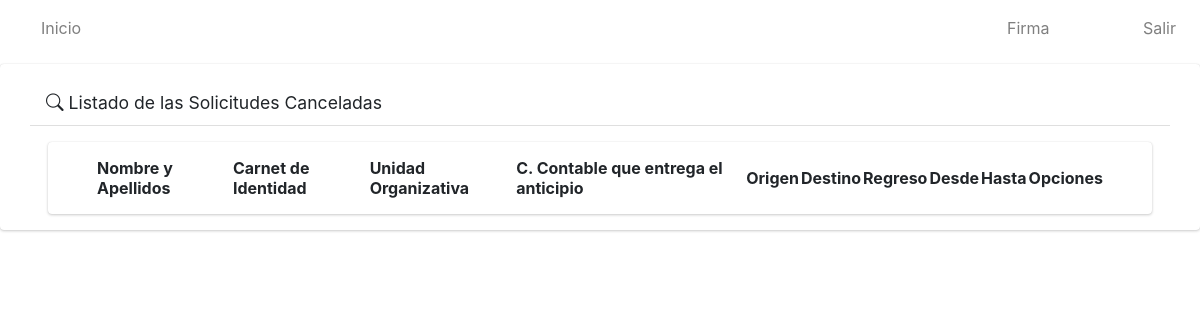
The page /solicitudes_canceladas/ on the database as committed earlier.
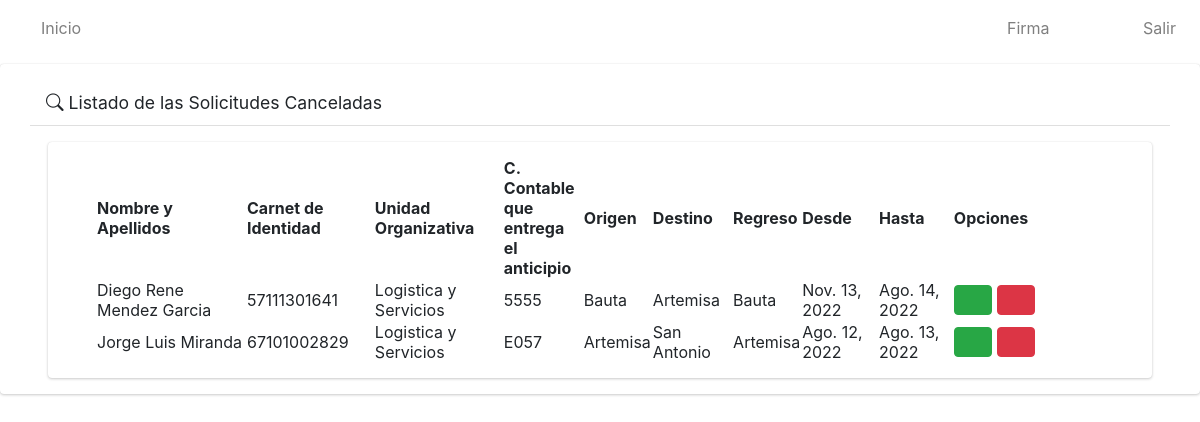
The same page on the database as committed later.
### app/models.py (models this page shows, shortened)
class Solicitud(models.Model):
    numero=models.IntegerField()
    solicitante=models.ForeignKey(User, on_delete=models.CASCADE)
    trabajador=models.ForeignKey(Trabajador, on_delete=models.CASCADE)
    unidad_organizativa=models.ForeignKey(Unidad_Organizativa, on_delete=models.CASCADE)
    c_contable=models.CharField(max_length=4)
    provincia=models.ForeignKey(Provincia, on_delete=models.CASCADE)
    origen=models.ForeignKey(Municipio, on_delete=models.CASCADE, related_name='municipio_origen')
    destino=models.ForeignKey(Municipio, on_delete=models.CASCADE, related_name='municipio_destino')
    regreso=models.ForeignKey(Municipio, on_delete=models.CASCADE, related_name='municipio_regreso')
    fecha_inicio=models.DateField()
    fecha_final=models.DateField()
    estado=models.CharField(max_length=20)
    class Meta:
        verbose_name="Solicitud"
        verbose_name_plural="Solicitudes"

class Trabajador(models.Model):
    nombre_y_apellidos = models.CharField(max_length=80)
    ci=models.CharField(max_length=11, unique=True)
    def __str__(self):
            return self.nombre_y_apellidos
    class Meta:
        verbose_name = "Trabajador"
        verbose_name_plural = "Trabajadores"

class Unidad_Organizativa(models.Model):
    nombre=models.CharField(max_length=100)
    def __str__(self):
        return self.nombre
    class Meta:
        verbose_name="Unidad Organizativa"
        verbose_name_plural="Unidades Organizativas"

class Municipio(models.Model):
    nombre=models.CharField(max_length=30)
    provincia=models.ForeignKey(Provincia, on_delete=models.CASCADE)
    def __str__(self):
        return self.nombre
    class Meta:
        verbose_name="Municipio"
        verbose_name_plural="Municipios"

### app/views.py (the view)
# urls.py: path('solicitudes_canceladas/', SolicitudCanceladaListView.as_view(), name='canceladas'),
class SolicitudCanceladaListView(ListView):
    model = Solicitud
    template_name = 'solicitudes/canceladas/listar.html'
    def get_context_data(self, **kwargs):
        context=super().get_context_data(**kwargs)
        context['object_list']=Solicitud.objects.all().filter(estado="Cancelada")
        listaP = Solicitud.objects.all().filter(estado="Pendiente")
        listaA = Solicitud.objects.all().filter(estado="Aceptada")
        listaAut = Solicitud.objects.all().filter(estado="Autorizada")
        listaC = Solicitud.objects.all().filter(estado="Cancelada")
        if len(listaP) > 0:
            context['cantP'] = len(listaP)
        else:
            context['cantP'] = 0
        if len(listaA) > 0:
            context['cantA'] = len(listaA)
        else:
            context['cantA'] = 0
        if len(listaAut) > 0:
            context['cantAut'] = len(listaAut)
        else:
            context['cantAut'] = 0
        if len(listaC) > 0:
            context['cantC'] = len(listaC)
        else:
            context['cantC'] = 0
        return context

### app/templates/solicitudes/canceladas/listar.html (shortened to what this page needs)
{% extends 'base.html' %}
{% load static %}
{% block content %}
    <div class=" card card-default">
        <div class="card-header px-3 mb-3 mt-3 container">
            <h3 class="card-title">
            <i class="fas fa-exclamation-triangle bi bi-search"></i>
                Listado de las Solicitudes Canceladas
            </h3>
            </div>
        <div class="card card-body content-header mx-5 px-5">
            <table id="myTable" class="display" style="width: 100%;">
                <thead>
                    <tr>
                        <th>Nombre y Apellidos</th>
                        <th>Carnet de Identidad</th>
                        <th>Unidad Organizativa</th>
                        <th>C. Contable que entrega el anticipio</th>
                        <th>Origen</th>
                        <th>Destino</th>
                        <th>Regreso</th>
                        <th>Desde</th>
                        <th>Hasta</th>
                        <th>Opciones</th>
                    </tr>
                </thead>
                <tbody>
                    {% for i in object_list %}
                    <tr>
                        <td style="width: 150px;">{{i.trabajador}}</td>
                        <td>{{i.trabajador.ci}}</td>
                        <td>{{i.unidad_organizativa}}</td>
                        <td style="width: 80px;">{{i.c_contable}}</td>
                        <td>{{i.origen}}</td>
                        <td>{{i.destino}}</td>
                        <td>{{i.regreso}}</td>
                        <td>{{i.fecha_inicio}}</td>
                        <td>{{i.fecha_final}}</td>
                        <td style="width: 4cm"; height="4cm";>
                            <a href="#" onclick="recuperarSolicitud({{i.id}})" type="button" class="btn btn-success">
                                <i class="fas fa-recycle"></i>
                            </a>
                            <a href="#" type="button" class="btn btn-danger">
                                <i class="fas fa-trash"></i>
                            </a>
                        </td>
                    </tr>
                    {% endfor %}
                </tbody>
            </table>
        </div>
    </div>
{% endblock %}

Rows that differ between the two databases and show on the page:
now on this page (row edited): Solicitud: trabajador "Diego Rene Mendez Garcia", trabajador.ci "57111301641", unidad_organizativa "Logistica y Servicios", c_contable "5555", origen "Bauta", destino "Artemisa", regreso "Bauta", fecha_inicio "Nov. 13, 2022", fecha_final "Ago. 14, 2022"
now on this page (row edited): Solicitud: trabajador "Jorge Luis Miranda", trabajador.ci "67101002829", unidad_organizativa "Logistica y Servicios", c_contable "E057", origen "Artemisa", destino "San Antonio", regreso "Artemisa", fecha_inicio "Ago. 12, 2022", fecha_final "Ago. 13, 2022"
